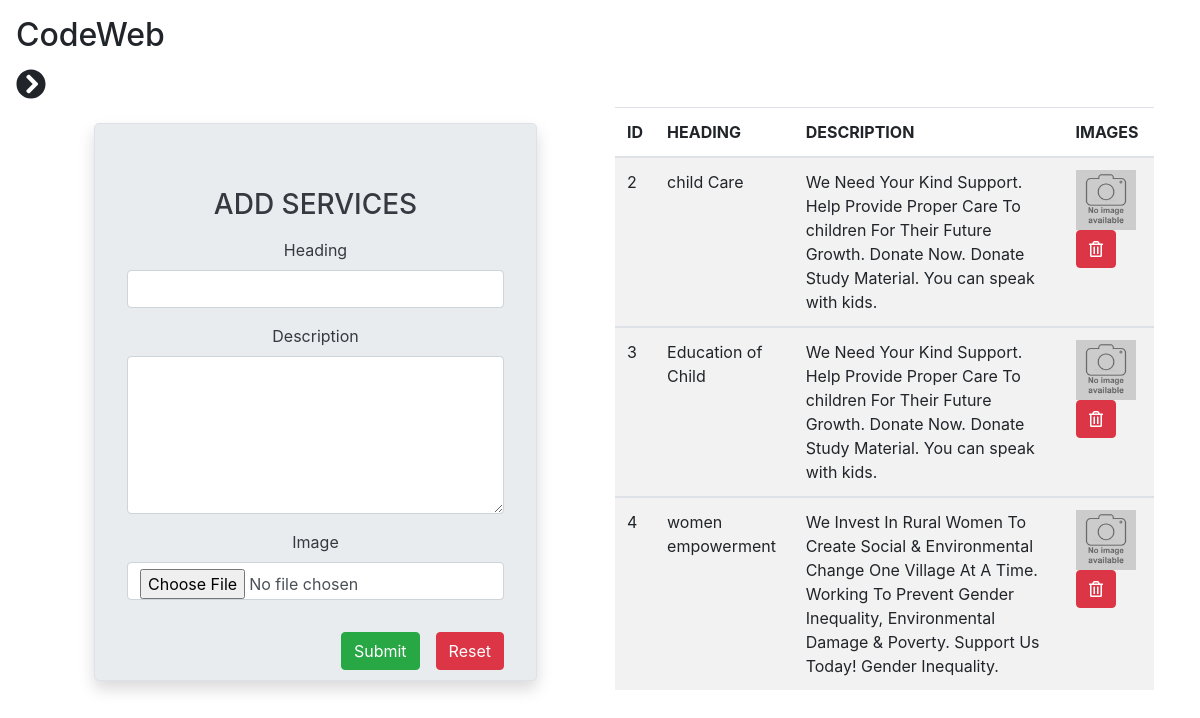
/admin/services.php (signed in), run on the app's committed database.
### tables this page shows
CREATE TABLE `service` (
  `id` int(255) NOT NULL,
  `heading` varchar(100) NOT NULL,
  `description` text NOT NULL,
  `image` varchar(500) NOT NULL
);

### admin/services.php (the view, shortened to what this page needs)
<?php
include('includs/header.php');
?>
<div class="col-sm-12">
    <div class="container-fluid">
      <div class="row">
        <div class="col-sm-6">
          <div class=" mx-5 my-3 text-center">
            <form action="" class="jumbotron shadow text-dark border mt-3" method="POST" enctype="multipart/form-data">
              <h3 class="text-center mb-3">ADD SERVICES</h3>
              <div class="form-group">
                  <label for="Heading">Heading</label>
                  <input type="text" name="Heading" class="form-control">
              </div>
              <div class="form-group">
                  <label for="Description">Description</label>
                  <textarea name="Description" class="form-control" rows="6"></textarea>
              </div>
              <div class="form-group">
                  <label for="Image">Image</label>
                  <input type="file" name="uploadfile"  class="form-control">
              </div>
              <input type="reset" value="Reset" class="btn btn-danger ml-3 my-3 float-right">
              <input type="Submit" name="upload" value="Submit" class="btn btn-success my-3 float-right">
            </form>
          </div>
        </div>
        <div class="col-sm-6">
          <?php
          $sql="SELECT * FROM service";
          $result=$conn->query($sql);
          if($result->num_rows>0)
          {
              echo '<table class="table table-striped">';
                  echo '<thead>';
                      echo '<tr>';
                      echo '<th scope="col">ID</th>';
                      echo '<th scope="col">HEADING</th>';
                      echo '<th scope="col">DESCRIPTION</th>';
                      echo '<th scope="col">IMAGES</th>';
                      echo '</tr>';
                  echo '</thead>';
                  while($row=$result->fetch_assoc())
                  {
                  echo '<tbody>';
                      echo '<tr>';
                      echo '<td>'.$row['id'].'</td>';
                      echo '<td>'.$row['heading'].'</td>';
                      echo '<td>'.$row['description'].'</td>';
                      echo '<form action="" method="POST">';
                      echo '<td>';
                      echo '<img src="image/services/'.$row['image'].'"width="60" height="60" alt="">';
                      echo '<button type="submit" name="Delete" class="btn btn-danger"><i class="far fa-trash-alt"></i></button>';
                      echo '</td>';
                      echo '</form>';
                      echo '</tr>';
                  echo '</tbody>';
                  }
              echo '</table>';
          }
          else
          {
              echo "0 result";
          }
          ?>
        </div>
      </div>
    </div>
</div>
<?php include('includs/footer.php'); ?>

### data on the page
service: id "2", heading "child Care", description "We Need Your Kind Support. Help Provide Proper Care To children For Their Future Growth. Donate Now. Donate Study Material. You can speak with kids.", image (placeholder picture)
service: id "3", heading "Education of Child", description "We Need Your Kind Support. Help Provide Proper Care To children For Their Future Growth. Donate Now. Donate Study Material. You can speak with kids.", image (placeholder picture)
service: id "4", heading "women empowerment", description "We Invest In Rural Women To Create Social & Environmental Change One Village At A Time. Working To Prevent Gender Inequality, Environmental Damage & Poverty. Support Us Today! Gender Inequality.", image (placeholder picture)
